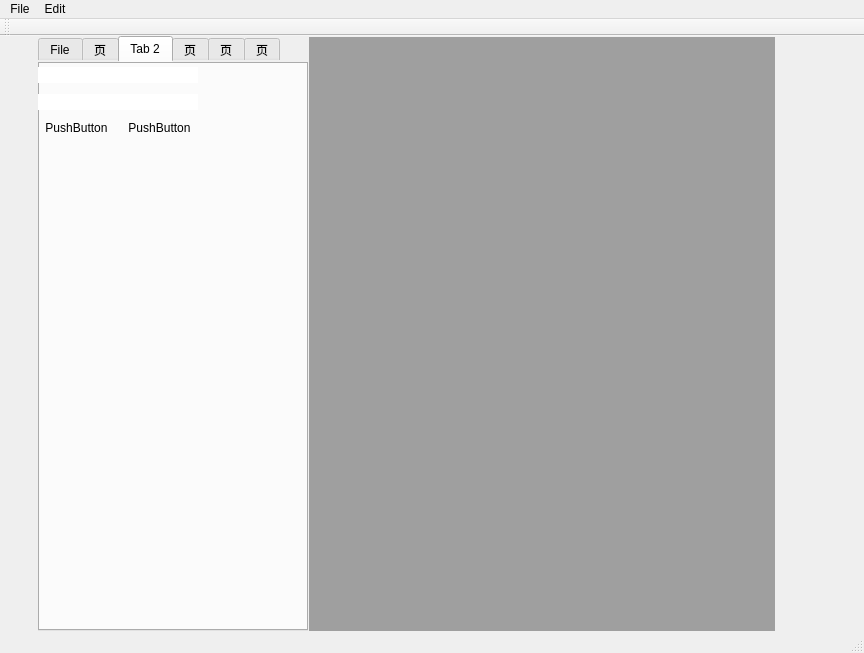
<?xml version="1.0" encoding="UTF-8"?>
<ui version="4.0">
 <class>PromeloWindow</class>
 <widget class="QMainWindow" name="PromeloWindow">
  <property name="windowModality">
   <enum>Qt::NonModal</enum>
  </property>
  <property name="geometry">
   <rect>
    <x>0</x>
    <y>0</y>
    <width>864</width>
    <height>653</height>
   </rect>
  </property>
  <property name="acceptDrops">
   <bool>true</bool>
  </property>
  <property name="windowTitle">
   <string/>
  </property>
  <property name="windowIcon">
   <iconset resource="res.qrc">
    <normaloff>:/images/icon/search.PNG</normaloff>:/images/icon/search.PNG</iconset>
  </property>
  <widget class="QWidget" name="centralwidget">
   <layout class="QHBoxLayout" name="horizontalLayout">
    <property name="leftMargin">
     <number>0</number>
    </property>
    <property name="topMargin">
     <number>0</number>
    </property>
    <property name="rightMargin">
     <number>0</number>
    </property>
    <property name="bottomMargin">
     <number>0</number>
    </property>
    <item>
     <widget class="QWidget" name="ActivityBar" native="true">
      <property name="sizePolicy">
       <sizepolicy hsizetype="Fixed" vsizetype="Expanding">
        <horstretch>0</horstretch>
        <verstretch>0</verstretch>
       </sizepolicy>
      </property>
      <property name="minimumSize">
       <size>
        <width>32</width>
        <height>0</height>
       </size>
      </property>
      <property name="maximumSize">
       <size>
        <width>32</width>
        <height>16777215</height>
       </size>
      </property>
      <property name="toolTipDuration">
       <number>-1</number>
      </property>
      <property name="autoFillBackground">
       <bool>true</bool>
      </property>
      <property name="inputMethodHints">
       <set>Qt::ImhNone</set>
      </property>
      <layout class="QVBoxLayout" name="verticalLayout_3">
       <property name="spacing">
        <number>0</number>
       </property>
       <property name="leftMargin">
        <number>0</number>
       </property>
       <property name="topMargin">
        <number>0</number>
       </property>
       <property name="rightMargin">
        <number>0</number>
       </property>
       <property name="bottomMargin">
        <number>0</number>
       </property>
       <item>
        <layout class="QVBoxLayout" name="vlayoutAcitvityBbr">
         <property name="spacing">
          <number>0</number>
         </property>
         <item>
          <widget class="QGroupBox" name="topManager">
           <property name="sizePolicy">
            <sizepolicy hsizetype="Preferred" vsizetype="Minimum">
             <horstretch>0</horstretch>
             <verstretch>0</verstretch>
            </sizepolicy>
           </property>
           <property name="minimumSize">
            <size>
             <width>0</width>
             <height>240</height>
            </size>
           </property>
           <property name="maximumSize">
            <size>
             <width>16777215</width>
             <height>240</height>
            </size>
           </property>
           <property name="styleSheet">
            <string notr="true">border:0px;</string>
           </property>
           <property name="title">
            <string/>
           </property>
           <property name="flat">
            <bool>true</bool>
           </property>
           <widget class="QWidget" name="layoutWidget">
            <property name="geometry">
             <rect>
              <x>0</x>
              <y>0</y>
              <width>38</width>
              <height>248</height>
             </rect>
            </property>
            <layout class="QVBoxLayout" name="verticalLayout_2">
             <property name="spacing">
              <number>0</number>
             </property>
             <item>
              <widget class="QPushButton" name="btnFileManager">
               <property name="minimumSize">
                <size>
                 <width>36</width>
                 <height>36</height>
                </size>
               </property>
               <property name="maximumSize">
                <size>
                 <width>36</width>
                 <height>36</height>
                </size>
               </property>
               <property name="text">
                <string/>
               </property>
               <property name="icon">
                <iconset resource="res.qrc">
                 <normaloff>:/images/icon/file.PNG</normaloff>:/images/icon/file.PNG</iconset>
               </property>
               <property name="iconSize">
                <size>
                 <width>24</width>
                 <height>24</height>
                </size>
               </property>
               <property name="flat">
                <bool>true</bool>
               </property>
              </widget>
             </item>
             <item>
              <widget class="QPushButton" name="btnSearchManager">
               <property name="minimumSize">
                <size>
                 <width>36</width>
                 <height>36</height>
                </size>
               </property>
               <property name="maximumSize">
                <size>
                 <width>36</width>
                 <height>36</height>
                </size>
               </property>
               <property name="text">
                <string/>
               </property>
               <property name="icon">
                <iconset resource="res.qrc">
                 <normaloff>:/images/icon/search.PNG</normaloff>:/images/icon/search.PNG</iconset>
               </property>
               <property name="iconSize">
                <size>
                 <width>24</width>
                 <height>24</height>
                </size>
               </property>
               <property name="flat">
                <bool>true</bool>
               </property>
              </widget>
             </item>
             <item>
              <widget class="QPushButton" name="btnGitManager">
               <property name="minimumSize">
                <size>
                 <width>36</width>
                 <height>36</height>
                </size>
               </property>
               <property name="maximumSize">
                <size>
                 <width>36</width>
                 <height>36</height>
                </size>
               </property>
               <property name="text">
                <string/>
               </property>
               <property name="icon">
                <iconset resource="res.qrc">
                 <normaloff>:/images/icon/git.PNG</normaloff>:/images/icon/git.PNG</iconset>
               </property>
               <property name="iconSize">
                <size>
                 <width>24</width>
                 <height>24</height>
                </size>
               </property>
               <property name="flat">
                <bool>true</bool>
               </property>
              </widget>
             </item>
             <item>
              <widget class="QPushButton" name="btnDebugManager">
               <property name="minimumSize">
                <size>
                 <width>36</width>
                 <height>36</height>
                </size>
               </property>
               <property name="maximumSize">
                <size>
                 <width>36</width>
                 <height>36</height>
                </size>
               </property>
               <property name="text">
                <string/>
               </property>
               <property name="icon">
                <iconset resource="res.qrc">
                 <normaloff>:/images/icon/debug.PNG</normaloff>:/images/icon/debug.PNG</iconset>
               </property>
               <property name="iconSize">
                <size>
                 <width>24</width>
                 <height>24</height>
                </size>
               </property>
               <property name="flat">
                <bool>true</bool>
               </property>
              </widget>
             </item>
             <item>
              <widget class="QPushButton" name="btnTestManager">
               <property name="minimumSize">
                <size>
                 <width>36</width>
                 <height>36</height>
                </size>
               </property>
               <property name="maximumSize">
                <size>
                 <width>36</width>
                 <height>36</height>
                </size>
               </property>
               <property name="text">
                <string/>
               </property>
               <property name="icon">
                <iconset resource="res.qrc">
                 <normaloff>:/images/icon/test.PNG</normaloff>:/images/icon/test.PNG</iconset>
               </property>
               <property name="iconSize">
                <size>
                 <width>24</width>
                 <height>24</height>
                </size>
               </property>
               <property name="flat">
                <bool>true</bool>
               </property>
              </widget>
             </item>
             <item>
              <widget class="QPushButton" name="btnExtensionManager">
               <property name="minimumSize">
                <size>
                 <width>36</width>
                 <height>36</height>
                </size>
               </property>
               <property name="maximumSize">
                <size>
                 <width>36</width>
                 <height>36</height>
                </size>
               </property>
               <property name="text">
                <string/>
               </property>
               <property name="icon">
                <iconset resource="res.qrc">
                 <normaloff>:/images/icon/extension.PNG</normaloff>:/images/icon/extension.PNG</iconset>
               </property>
               <property name="iconSize">
                <size>
                 <width>24</width>
                 <height>24</height>
                </size>
               </property>
               <property name="flat">
                <bool>true</bool>
               </property>
              </widget>
             </item>
            </layout>
           </widget>
          </widget>
         </item>
         <item>
          <widget class="QGroupBox" name="CenterManager">
           <property name="autoFillBackground">
            <bool>false</bool>
           </property>
           <property name="styleSheet">
            <string notr="true">border:0px;</string>
           </property>
           <property name="title">
            <string/>
           </property>
           <property name="flat">
            <bool>true</bool>
           </property>
          </widget>
         </item>
         <item>
          <widget class="QGroupBox" name="bottomManager">
           <property name="minimumSize">
            <size>
             <width>0</width>
             <height>80</height>
            </size>
           </property>
           <property name="styleSheet">
            <string notr="true">border:0px;</string>
           </property>
           <property name="title">
            <string/>
           </property>
           <property name="flat">
            <bool>true</bool>
           </property>
          </widget>
         </item>
        </layout>
       </item>
      </layout>
     </widget>
    </item>
    <item>
     <widget class="QSplitter" name="splManger2Container">
      <property name="orientation">
       <enum>Qt::Horizontal</enum>
      </property>
      <property name="handleWidth">
       <number>1</number>
      </property>
      <widget class="QTabWidget" name="ManagerPanel">
       <property name="enabled">
        <bool>true</bool>
       </property>
       <property name="styleSheet">
        <string notr="true">border:0px;</string>
       </property>
       <property name="tabPosition">
        <enum>QTabWidget::North</enum>
       </property>
       <property name="tabShape">
        <enum>QTabWidget::Rounded</enum>
       </property>
       <property name="currentIndex">
        <number>2</number>
       </property>
       <property name="tabBarAutoHide">
        <bool>false</bool>
       </property>
       <widget class="QWidget" name="FileManager">
        <attribute name="title">
         <string>File</string>
        </attribute>
        <layout class="QVBoxLayout" name="verticalLayout_4">
         <property name="leftMargin">
          <number>0</number>
         </property>
         <property name="topMargin">
          <number>0</number>
         </property>
         <property name="rightMargin">
          <number>0</number>
         </property>
         <property name="bottomMargin">
          <number>0</number>
         </property>
         <item>
          <widget class="QListView" name="OpenedFiles">
           <property name="autoScrollMargin">
            <number>0</number>
           </property>
          </widget>
         </item>
         <item>
          <widget class="QListView" name="Folder">
           <property name="autoScrollMargin">
            <number>0</number>
           </property>
          </widget>
         </item>
        </layout>
       </widget>
       <widget class="QWidget" name="GitManager">
        <attribute name="title">
         <string>页</string>
        </attribute>
       </widget>
       <widget class="QWidget" name="SearchManager">
        <attribute name="title">
         <string>Tab 2</string>
        </attribute>
        <widget class="QWidget" name="layoutWidget">
         <property name="geometry">
          <rect>
           <x>0</x>
           <y>0</y>
           <width>160</width>
           <height>81</height>
          </rect>
         </property>
         <layout class="QVBoxLayout" name="verticalLayout_5">
          <item>
           <widget class="QLineEdit" name="lineEdit"/>
          </item>
          <item>
           <widget class="QLineEdit" name="lineEdit_2"/>
          </item>
          <item>
           <layout class="QHBoxLayout" name="horizontalLayout_2">
            <item>
             <widget class="QPushButton" name="pushButton">
              <property name="text">
               <string>PushButton</string>
              </property>
             </widget>
            </item>
            <item>
             <widget class="QPushButton" name="pushButton_2">
              <property name="text">
               <string>PushButton</string>
              </property>
             </widget>
            </item>
           </layout>
          </item>
         </layout>
        </widget>
       </widget>
       <widget class="QWidget" name="DebugManager">
        <attribute name="title">
         <string>页</string>
        </attribute>
       </widget>
       <widget class="QWidget" name="TestManager">
        <attribute name="title">
         <string>页</string>
        </attribute>
       </widget>
       <widget class="QWidget" name="ExtensionsManager">
        <attribute name="title">
         <string>页</string>
        </attribute>
       </widget>
      </widget>
      <widget class="QSplitter" name="splContainerRight">
       <property name="orientation">
        <enum>Qt::Horizontal</enum>
       </property>
       <property name="handleWidth">
        <number>1</number>
       </property>
       <widget class="QSplitter" name="splEdit2Terminal">
        <property name="orientation">
         <enum>Qt::Vertical</enum>
        </property>
        <property name="handleWidth">
         <number>1</number>
        </property>
        <widget class="QWidget" name="editContainer" native="true">
         <property name="styleSheet">
          <string notr="true">border:0px;</string>
         </property>
         <layout class="QGridLayout" name="gridLayout_2">
          <property name="leftMargin">
           <number>0</number>
          </property>
          <property name="topMargin">
           <number>0</number>
          </property>
          <property name="rightMargin">
           <number>0</number>
          </property>
          <property name="bottomMargin">
           <number>0</number>
          </property>
          <item row="0" column="0">
           <layout class="QGridLayout" name="containerLayout"/>
          </item>
         </layout>
        </widget>
        <widget class="QMdiArea" name="TerminalPanel">
         <property name="styleSheet">
          <string notr="true">border:0px;</string>
         </property>
        </widget>
       </widget>
       <widget class="QWidget" name="rightPanel" native="true">
        <property name="styleSheet">
         <string notr="true">border:0px;
height:0px;</string>
        </property>
       </widget>
      </widget>
     </widget>
    </item>
   </layout>
  </widget>
  <widget class="QMenuBar" name="menubar">
   <property name="geometry">
    <rect>
     <x>0</x>
     <y>0</y>
     <width>864</width>
     <height>21</height>
    </rect>
   </property>
   <widget class="QMenu" name="menuFile">
    <property name="title">
     <string>File</string>
    </property>
    <widget class="QMenu" name="menuNew">
     <property name="title">
      <string>New</string>
     </property>
     <addaction name="actionNew_File"/>
     <addaction name="actionNew_Project"/>
     <addaction name="actionNew_Workspace"/>
    </widget>
    <widget class="QMenu" name="menuOpen">
     <property name="title">
      <string>Open</string>
     </property>
     <addaction name="actionOpen_File"/>
     <addaction name="actionOpen_Project"/>
     <addaction name="actionOpen_Workspace"/>
    </widget>
    <addaction name="menuNew"/>
    <addaction name="menuOpen"/>
    <addaction name="actionRecent_File"/>
    <addaction name="actionRecent_Project"/>
    <addaction name="separator"/>
    <addaction name="actionSave"/>
    <addaction name="actionSave_As"/>
    <addaction name="actionSave_All"/>
    <addaction name="separator"/>
    <addaction name="actionClose_File"/>
    <addaction name="actionClose_All"/>
    <addaction name="actionClose_Project"/>
    <addaction name="separator"/>
    <addaction name="actionSettings"/>
    <addaction name="separator"/>
    <addaction name="actionExit"/>
   </widget>
   <widget class="QMenu" name="menuEdit">
    <property name="title">
     <string>Edit</string>
    </property>
    <addaction name="actionUndo"/>
    <addaction name="actionRedo"/>
    <addaction name="separator"/>
    <addaction name="actionCut"/>
    <addaction name="actionCopy"/>
    <addaction name="actionPaste"/>
    <addaction name="actionSelect_All"/>
    <addaction name="separator"/>
    <addaction name="separator"/>
   </widget>
   <addaction name="menuFile"/>
   <addaction name="menuEdit"/>
  </widget>
  <widget class="QStatusBar" name="statusbar"/>
  <widget class="QToolBar" name="toolBar">
   <property name="windowTitle">
    <string>toolBar</string>
   </property>
   <attribute name="toolBarArea">
    <enum>TopToolBarArea</enum>
   </attribute>
   <attribute name="toolBarBreak">
    <bool>false</bool>
   </attribute>
  </widget>
  <action name="actionRecent_File">
   <property name="text">
    <string>Recent File</string>
   </property>
  </action>
  <action name="actionRecent_Project">
   <property name="text">
    <string>Recent Project</string>
   </property>
  </action>
  <action name="actionSave">
   <property name="text">
    <string>Save</string>
   </property>
  </action>
  <action name="actionSave_As">
   <property name="text">
    <string>Save As</string>
   </property>
  </action>
  <action name="actionSave_All">
   <property name="text">
    <string>Save All</string>
   </property>
  </action>
  <action name="actionClose_File">
   <property name="text">
    <string>Close File</string>
   </property>
  </action>
  <action name="actionClose_Project">
   <property name="text">
    <string>Close Project</string>
   </property>
  </action>
  <action name="actionClose_All">
   <property name="text">
    <string>Close All</string>
   </property>
  </action>
  <action name="actionSettings">
   <property name="text">
    <string>Settings</string>
   </property>
  </action>
  <action name="actionExit">
   <property name="text">
    <string>Exit</string>
   </property>
  </action>
  <action name="actionNew_File">
   <property name="text">
    <string>New File</string>
   </property>
  </action>
  <action name="actionNew_Project">
   <property name="text">
    <string>New Project</string>
   </property>
  </action>
  <action name="actionNew_Workspace">
   <property name="text">
    <string>New Workspace</string>
   </property>
  </action>
  <action name="actionOpen_File">
   <property name="text">
    <string>Open File</string>
   </property>
  </action>
  <action name="actionOpen_Project">
   <property name="text">
    <string>Open Project</string>
   </property>
  </action>
  <action name="actionOpen_Workspace">
   <property name="text">
    <string>Open Workspace</string>
   </property>
  </action>
  <action name="actionUndo">
   <property name="text">
    <string>Undo</string>
   </property>
  </action>
  <action name="actionRedo">
   <property name="text">
    <string>Redo</string>
   </property>
  </action>
  <action name="actionCut">
   <property name="text">
    <string>Cut</string>
   </property>
  </action>
  <action name="actionCopy">
   <property name="text">
    <string>Copy</string>
   </property>
  </action>
  <action name="actionPaste">
   <property name="text">
    <string>Paste</string>
   </property>
  </action>
  <action name="actionSelect_All">
   <property name="text">
    <string>Select All</string>
   </property>
  </action>
 </widget>
 <resources>
  <include location="res.qrc"/>
 </resources>
 <connections/>
</ui>
